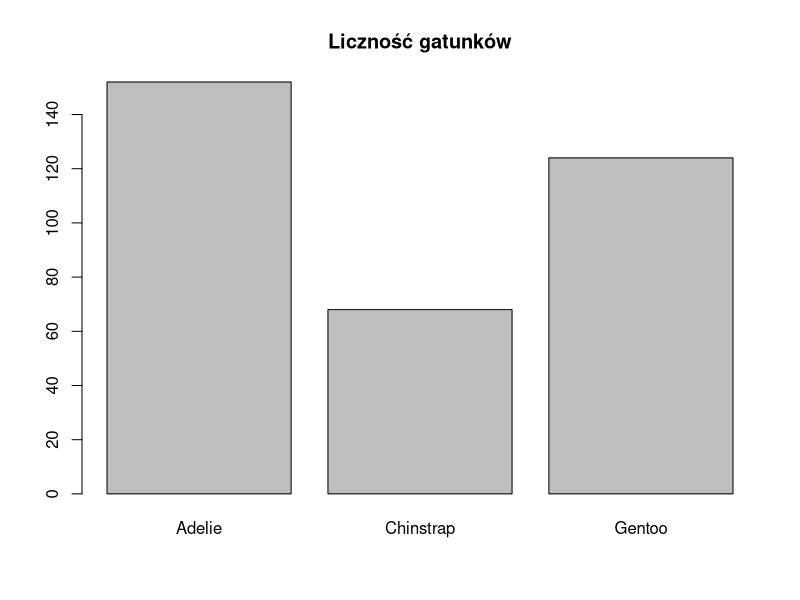
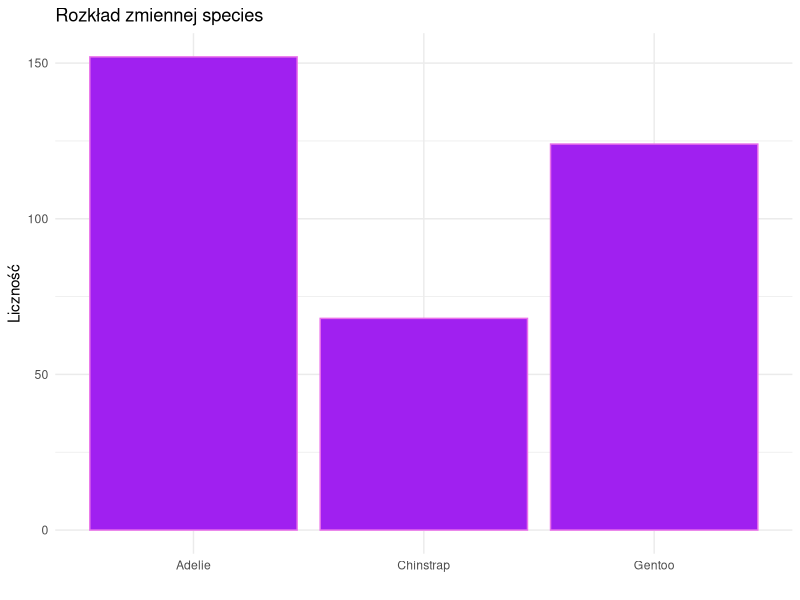
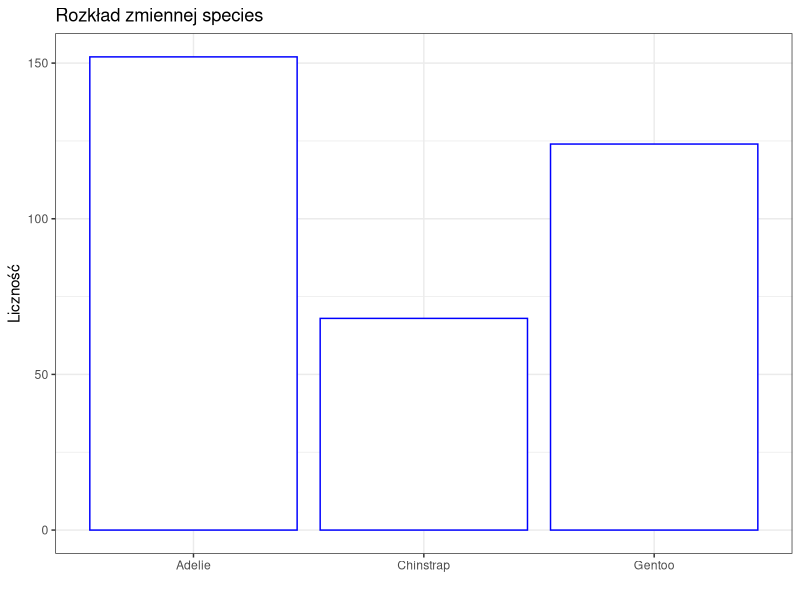
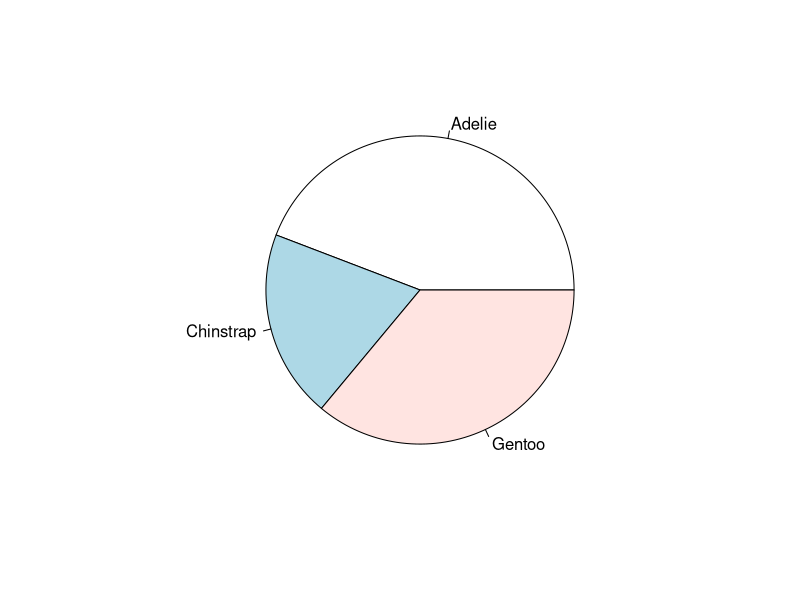
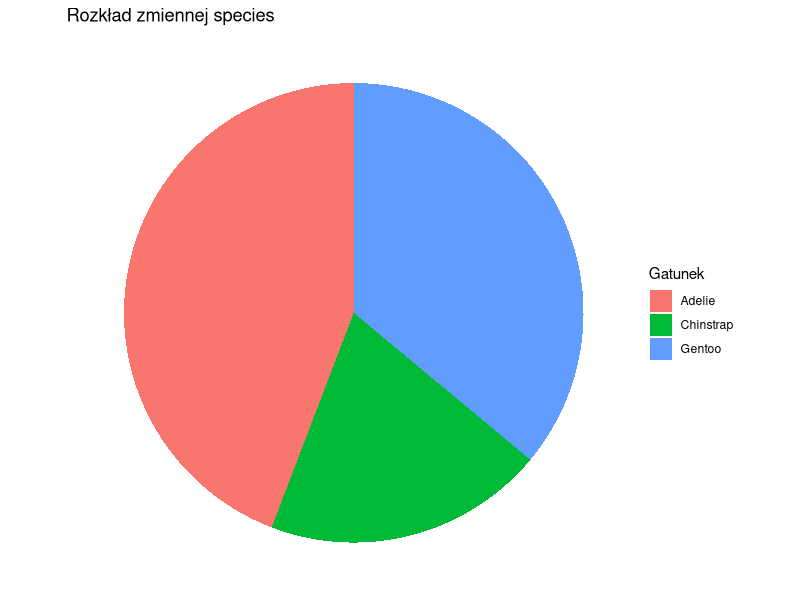
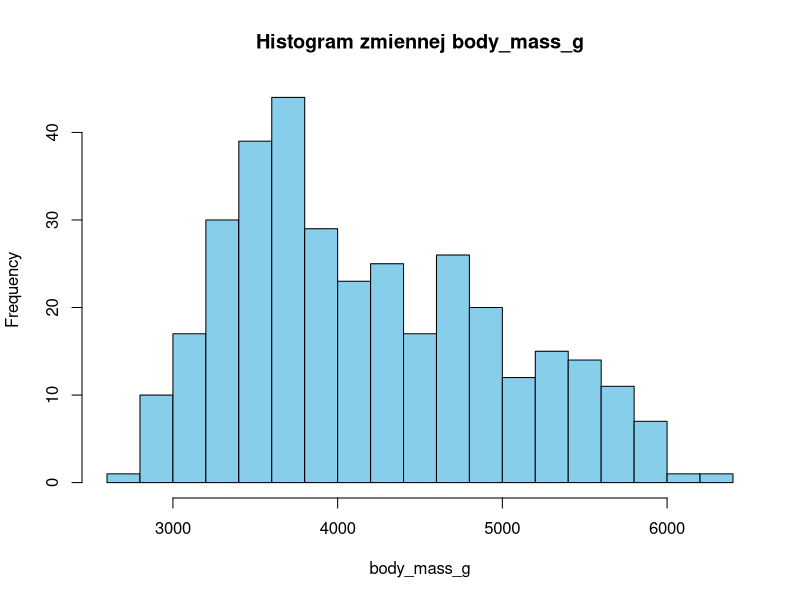
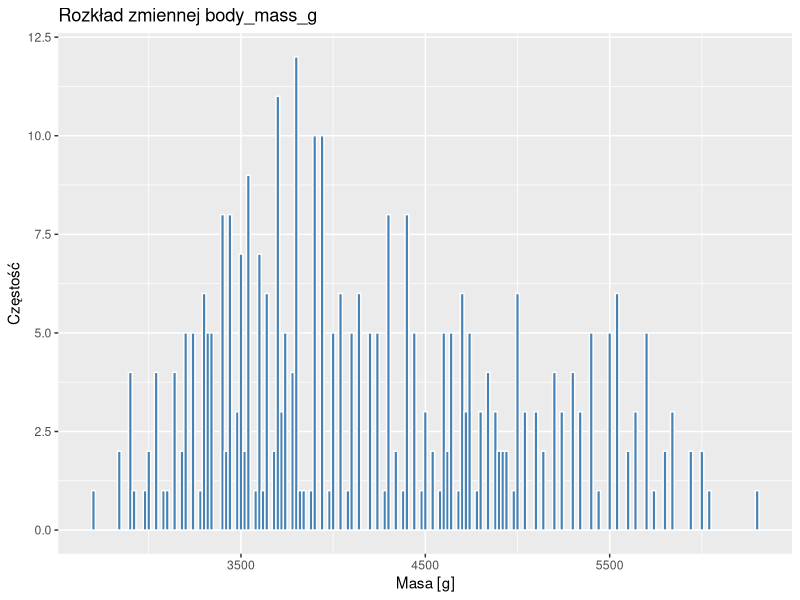
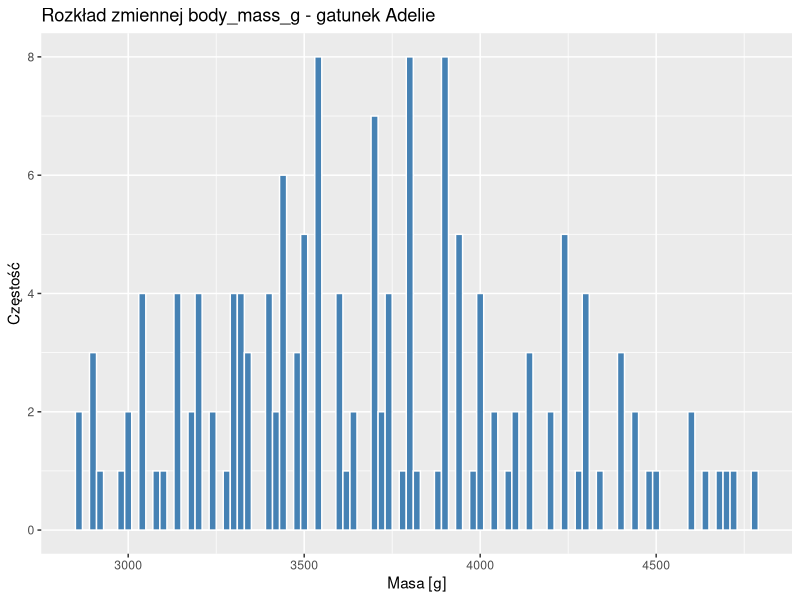

The R source for these figures, in order:
## ---- chunk 1
library(ggplot2)
library(dplyr)
## ---- chunk 2
library(palmerpenguins)
data(penguins) 
head(penguins)
## ---- chunk 3
#| echo: true
#| warning: false
table(penguins$species)
## ---- chunk 4
#| echo: true
#| warning: false
prop.table(table(penguins$species))*100
## ---- chunk 5
#| echo: true
#| warning: false
barplot(table(penguins$species),
        main = "Liczność gatunków")
## ---- chunk 6
#| echo: false
#| warning: false


ggplot(data = penguins,
       mapping = aes(x = species)) + 
  geom_bar(color = "#ea71ea", fill = "purple") +
  labs(title = "Rozkład zmiennej species ", 
       x = "",
       y = "Liczność") +
  theme_minimal()

## ---- chunk 7
#| echo: false
#| warning: false

df <- data.frame(table(penguins$species))
names(df) <- c("Gatunek", "Count")

ggplot(df,
       aes(x = Gatunek ,
           y = Count)) + 
  geom_col(color = "blue", fill = "white") +
  labs(title = "Rozkład zmiennej species", 
       x = "",
       y = "Liczność") +
  theme_bw() 
## ---- chunk 8
#| echo: true
#| warning: false
df <- table(penguins$species)
pie(df)
## ---- chunk 9
#| echo: false
#| warning: false

df <- data.frame(table(penguins$species))
names(df) <- c("Gatunek", "Count")

ggplot(df,
       aes(x = "",
           y = Count,
           fill = Gatunek)) + 
  geom_col(weight = 1) +
  labs(title = "Rozkład zmiennej species", 
       x = "",
       y = "Liczność") +
  coord_polar("y") +
  theme_void()
## ---- chunk 10
#| echo: true
#| warning: false
#| fig-align: "center"
hist(penguins$body_mass_g,
     main = "Histogram zmiennej body_mass_g",
     xlab = "body_mass_g",
     col = "skyblue", 
     breaks = 20)

## ---- chunk 11
#| echo: true
#| warning: false
#| fig-align: "center"
ggplot(data = penguins, aes(x = body_mass_g)) +
  geom_histogram(fill = "steelblue", color = "white", binwidth = 20) +
  labs(title = "Rozkład zmiennej body_mass_g",
       x = "Masa [g]",
       y = "Częstość")
# bins - liczba przedziałów
# binwidth - długość przedziałów
## ---- chunk 12
#| echo: true
#| warning: false
#| fig-align: "center"
ggplot(data = penguins[penguins$species == "Adelie", ], aes(x = body_mass_g)) +
  geom_histogram(fill = "steelblue",
                 color = "white",
                 binwidth = 20) +
  labs(title = "Rozkład zmiennej body_mass_g - gatunek Adelie", x = "Masa [g]", y = "Częstość")
#bins - liczba przedziałów
## ---- chunk 13
#| echo: true
#| warning: false
#| fig-align: "center"
boxplot(penguins$body_mass_g, main = "Rozkład zmiennej body_mass_g")
## ---- chunk 14
#| echo: true
#| warning: false
quantile(penguins$body_mass_g, c(0.1, 0.13, 0.98, 0.25), na.rm = TRUE)
## ---- chunk 15
#| echo: true
#| warning: false
#| fig-align: "center"
ggplot(data = penguins, aes(y = body_mass_g)) +
  geom_boxplot() +
  labs(title = "Rozkład zmiennej body_mass_g",
       y = "Masa [g]")
## ---- chunk 16
#| echo: true
#| warning: false
#| fig-align: "center"

options(scipen = 10) # notacja naukowa

ggplot(penguins, aes(x = body_mass_g)) +
  geom_density(alpha = 0.25) +
  labs(title = "Rozkład zmiennej body_mass_g",
       x = "Masa [g]",
       y = "Gęstość") +
  theme_minimal()
## ---- chunk 17
#| echo: true
#| warning: false
#| fig-align: "center"

options(scipen = 10)

ggplot(penguins, aes(x = body_mass_g, fill = species)) +
  geom_density(alpha = 0.25) + # alpha - przeźroczystość
  labs(x = "Masa [g]",
      y = "Gęstość",
      title = "Rozkład gęstości w podziale na gatunek",
      fill = "Gatunek") + 
  theme_minimal()
## ---- chunk 18
#| echo: true
#| warning: false
#| fig-align: "center"

options(scipen = 10)

ggplot(penguins, aes(x = body_mass_g, y = species)) +
  geom_boxplot() +
  labs(x = "Masa [g]",
      y = " ",
      title = "Rozkład gęstości w podziale na gatunek") +
  theme_minimal()
## ---- chunk 19
#| echo: true
#| warning: false
#| fig-align: "center"

options(scipen = 10)

ggplot(penguins, aes(x = body_mass_g, y = species)) +
  geom_violin() +
  labs(x = "Masa [g]",
      y = " ",
      title = "Rozkład gęstości w podziale na gatunek") +
  theme_minimal()
## ---- chunk 20
#| echo: true
#| warning: false
#| fig-align: "center"

options(scipen = 10)

ggplot(penguins, aes(x = body_mass_g, y = species)) +
  geom_boxplot() +
  geom_jitter() +
  labs(x = "Masa [g]", y = " ", title = "Rozkład gęstości w podziale na gatunek") +
  theme_minimal()
## ---- chunk 21
table(penguins[, c("island", "species")])
## ---- chunk 22
#| echo: true
#| warning: false
#| message: false
#| fig-align: "center"


penguins %>% 
  group_by(species, island) %>% 
  summarise(n = n()) %>% 
  ggplot(aes(x = species , y = island, fill = n)) +
  geom_tile() +
  scale_fill_gradient(low="pink", high ="purple") +
  theme_minimal() +
  labs(title = "Rozkład zmiennej island i species",
       x = "Gatunek",
       y = "Wyspa",
       fill = "Liczność")
## ---- chunk 23
#| echo: true
#| warning: false
#| fig-align: "center"

plot(penguins$body_mass_g, penguins$flipper_length_mm,
     main = "Zależnośc masy od długości skrzydła",
     xlab = "Masa [g]",
     ylab = "Długość skrzydła [mm]")
## ---- chunk 24
#| echo: true
#| warning: false
#| fig-align: "center"

ggplot(penguins, aes(x = body_mass_g, y = flipper_length_mm,
                     shape = species)) +
  geom_point() +
  labs(title = "Zależnośc masy od długości skrzydła",
     x = "Masa [g]",
     y = "Długość skrzydła [mm]",
     shape = "Gatunek") +
  theme(legend.position = "top")
## ---- chunk 25
#| echo: true
#| warning: false
#| fig-align: "center"
df <-  na.omit(penguins) # usuwamy braki danych
cat("Współczynnik Pearsona")
cor(df$body_mass_g, df$flipper_length_mm)
cat("Współczynnik Spearmana")
cor(df$body_mass_g, df$flipper_length_mm, method = c("spearman"))
## ---- chunk 26
#| echo: true
#| warning: false
#| fig-align: "center"

ggplot(penguins,
       aes(x = body_mass_g, y = flipper_length_mm, color = species)) +
  geom_density_2d() +
  labs(
    title = "Zależnośc masy od długości skrzydła",
    x = "Masa [g]",
    y = "Długość skrzydła [mm]",
    shape = "Gatunek"
  ) +
  theme_minimal()
